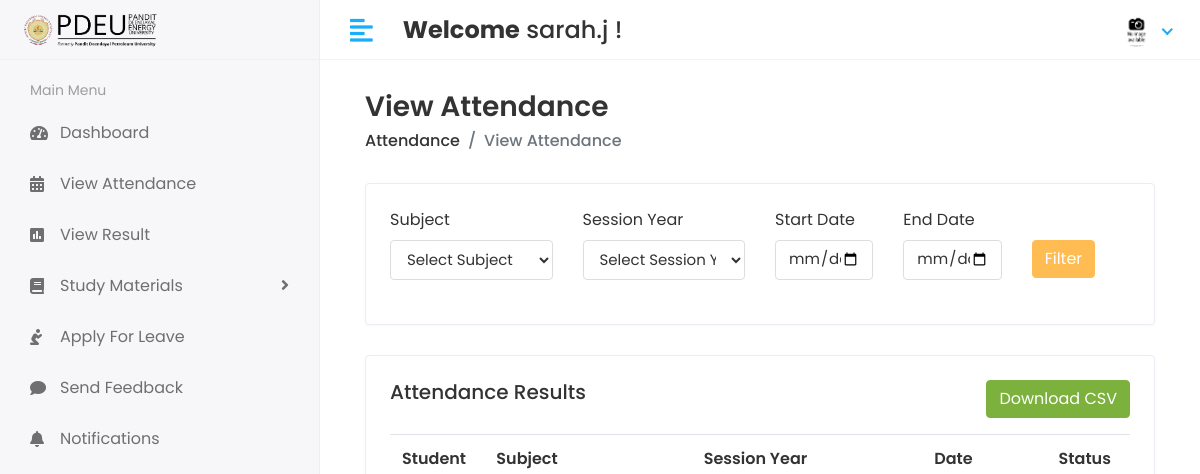
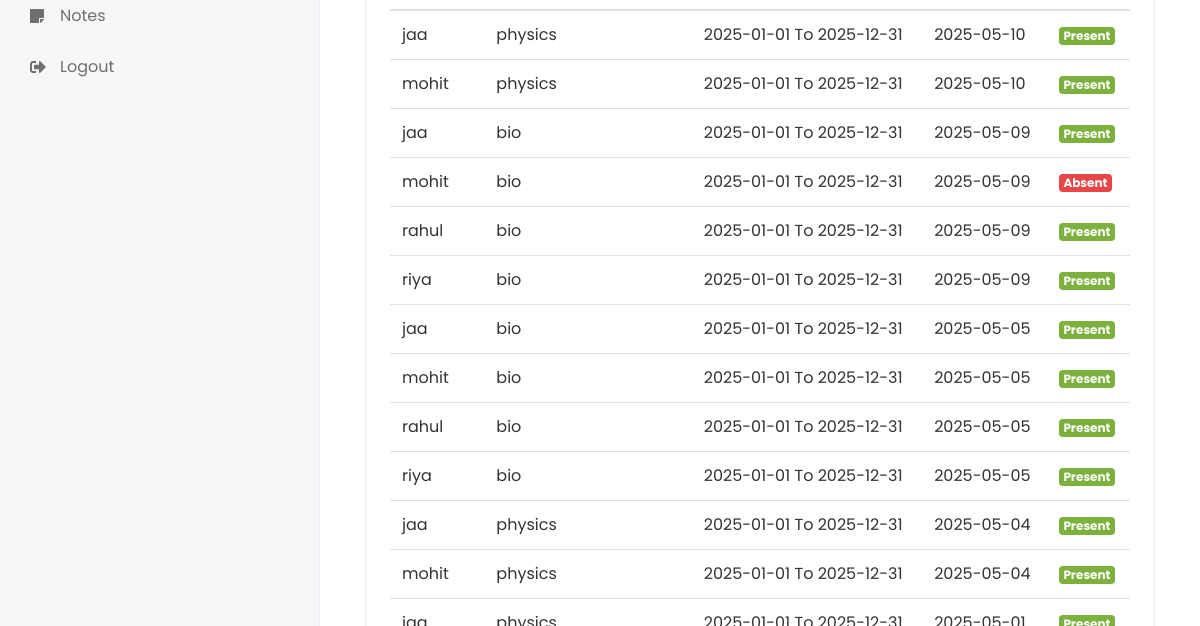
/Hod/View/Attendance (signed in, upper part), run on an earlier commit of the app's database (2 pictures, top to bottom).
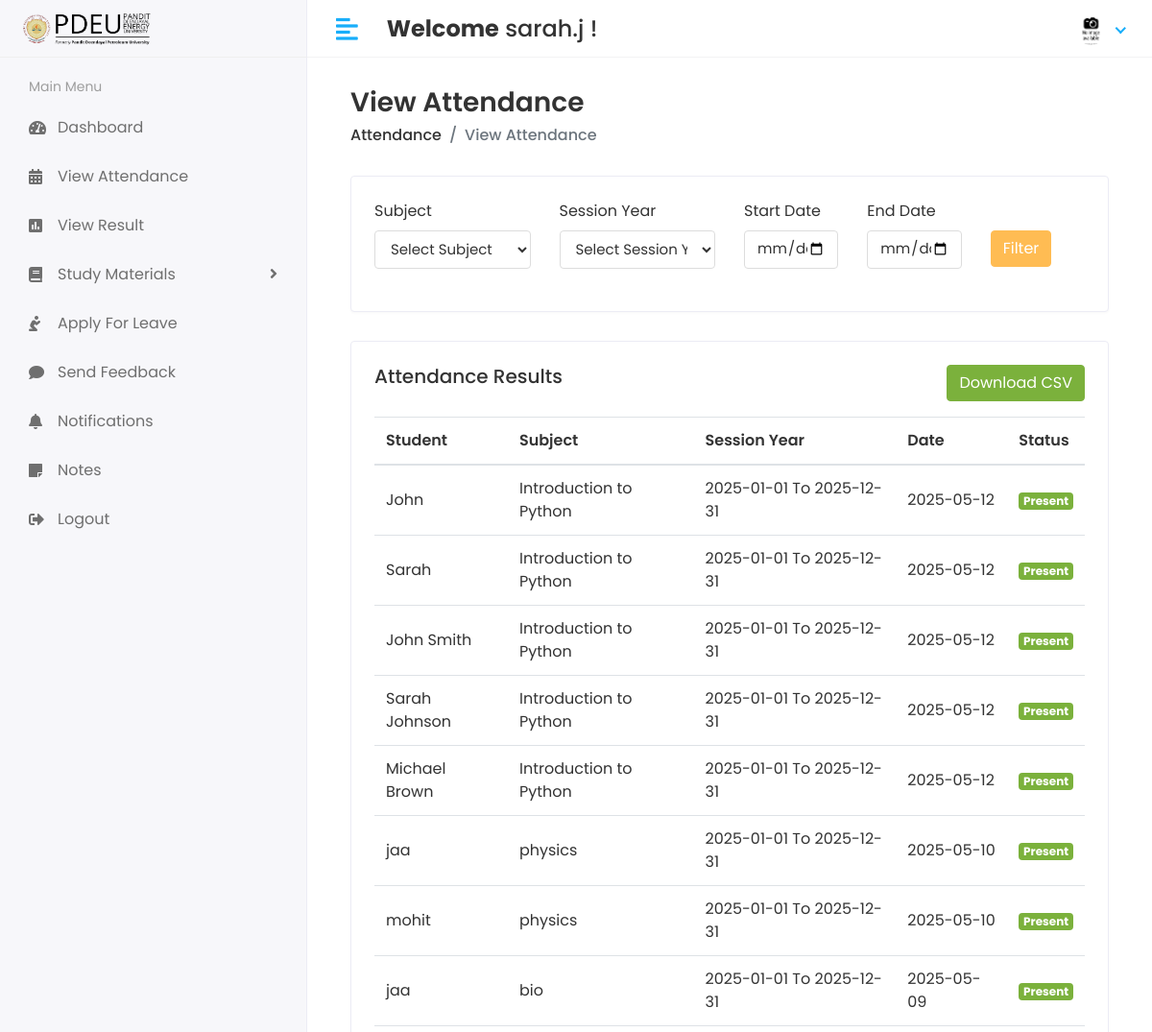
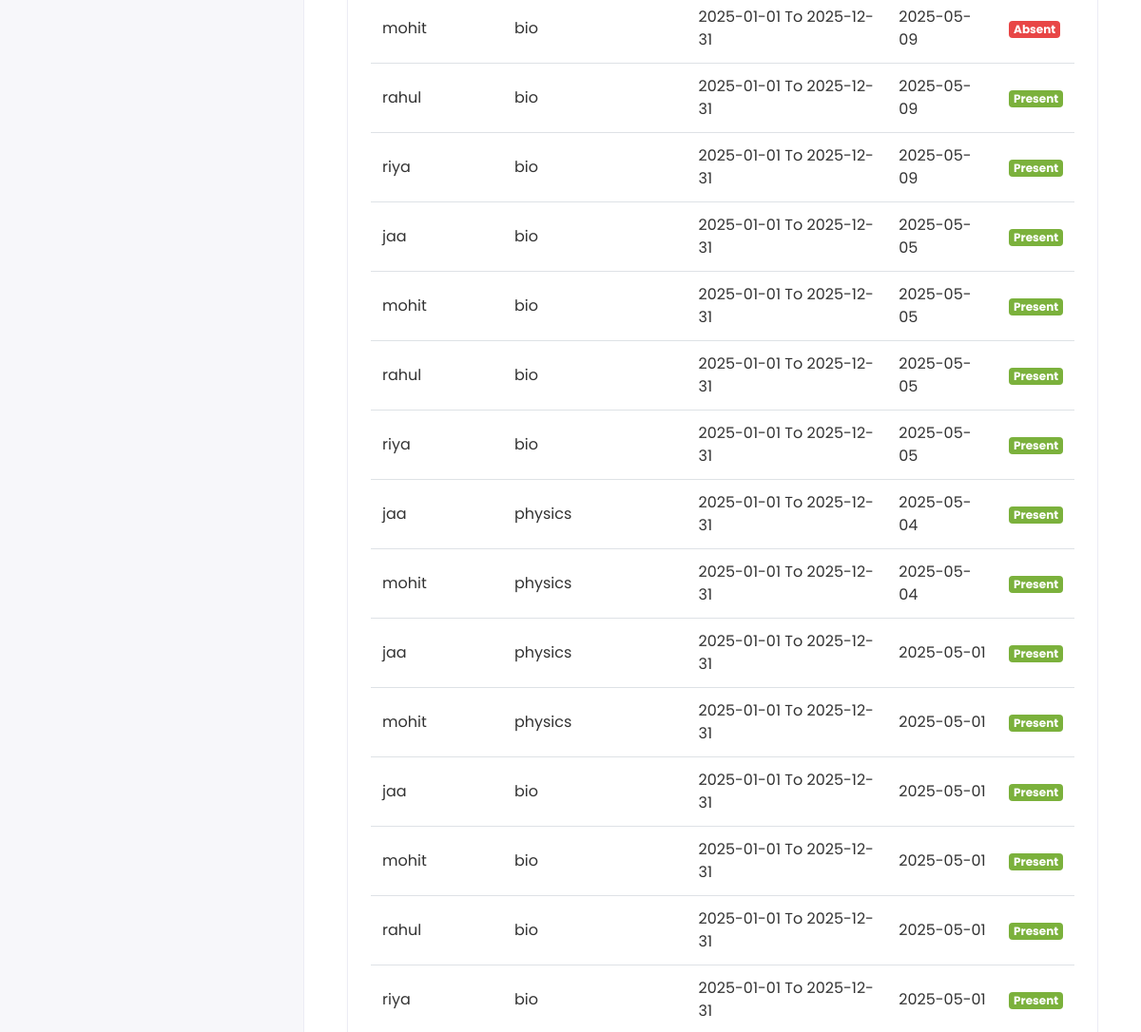
And on a later commit of the database (2 pictures, top to bottom).
### app/models.py (models this page shows, shortened)
class Attendance_Report(models.Model):
    student_id = models.ForeignKey(Student, on_delete=models.CASCADE)
    attendance_id = models.ForeignKey(Attendance, on_delete=models.CASCADE)
    status = models.IntegerField(default=0)  # 0 for absent, 1 for present
    created_at = models.DateTimeField(auto_now_add=True)
    updated_at = models.DateTimeField(auto_now=True)

class Student(models.Model):
    SEMESTER_CHOICES = (
        (1, '1st Semester'),
        (2, '2nd Semester'),
        (3, '3rd Semester'),
        (4, '4th Semester'),
        (5, '5th Semester'),
        (6, '6th Semester'),
        (7, '7th Semester'),
        (8, '8th Semester'),
    )
    admin = models.OneToOneField(CustomUser, on_delete=models.CASCADE)
    address = models.TextField()
    gender = models.CharField(max_length=100)
    course_id = models.ForeignKey(Course, on_delete=models.CASCADE)
    session_year_id = models.ForeignKey(Session_Year, on_delete=models.CASCADE)
    enrollment_no = models.CharField(max_length=50, unique=True, null=True)
    semester = models.IntegerField(choices=SEMESTER_CHOICES, null=True, blank=True)
    created_at = models.DateTimeField(auto_now_add=True)
    updated_at = models.DateTimeField(auto_now=True)

class CustomUser(AbstractUser):
    USER = (
        (1, 'HOD'),
        (2, 'STAFF'),
        (3, 'STUDENT'),
        (4, 'PARENT'),  # Added Parent user type
    )
    user_type = models.CharField(choices=USER, max_length=50, default=1)
    profile_pic = models.ImageField(upload_to='media/profile_pic')

class Attendance(models.Model):
    subject_id = models.ForeignKey(Subject, on_delete=models.CASCADE)
    attendance_data = models.DateField()
    session_year_id = models.ForeignKey(Session_Year, on_delete=models.CASCADE)
    created_at = models.DateTimeField(auto_now_add=True)
    updated_at = models.DateTimeField(auto_now=True)

class Subject(models.Model):
    CREDIT_CHOICES = (
        (1, '1 Credit'),
        (2, '2 Credits'),
        (3, '3 Credits'),
        (4, '4 Credits'),
    )
    name = models.CharField(max_length=100)
    subject_code = models.CharField(max_length=10, unique=True, null=True, blank=True)
    course = models.ForeignKey(Course, on_delete=models.CASCADE)
    credit = models.IntegerField(choices=CREDIT_CHOICES, null=True, blank=True)
    created_at = models.DateTimeField(auto_now_add=True, null=True)
    updated_at = models.DateTimeField(auto_now=True)

class Session_Year(models.Model):
    session_start = models.CharField(max_length=100)
    session_end = models.CharField(max_length=100)

### student_management_system/Hod_Views.py (the view, shortened to what this page needs)
# urls.py: path('Hod/View/Attendance', Hod_Views.VIEW_ATTENDANCE, name='view_attendance'),
@login_required(login_url='/')
def VIEW_ATTENDANCE(request):
    subjects = Subject.objects.all()
    session_years = Session_Year.objects.all()
    action = request.GET.get('action')
    get_subject = None
    get_session_year = None
    start_date = None
    end_date = None
    attendance_reports = Attendance_Report.objects.all().order_by('-attendance_id__attendance_data')
    context = {
        'subjects': subjects,
        'session_years': session_years,
        'action': action,
        'get_subject': get_subject,
        'get_session_year': get_session_year,
        'start_date': start_date,
        'end_date': end_date,
        'attendance_reports': attendance_reports,
    }
    return render(request, 'Hod/view_attendance.html', context)

### templates/Hod/view_attendance.html (shortened to what the changed rows need)
{% extends 'base.html' %}
{% block content %}
<div class="content container-fluid">
    <div class="row">
        <div class="col-sm-12">
            <div class="card">
                <div class="card-body">
                    <div class="table-responsive">
                        <table id="table_id" class="table table-hover table-center mb-0">
                            <thead>
                                <tr>
                                    <th>Student</th>
                                    <th>Subject</th>
                                    <th>Session Year</th>
                                    <th>Date</th>
                                    <th>Status</th>
                                </tr>
                            </thead>
                            <tbody>
                                {% for i in attendance_reports %}
                                <tr>
                                    <td>{{ i.student_id.admin.first_name }}</td>
                                    <td>{{ i.attendance_id.subject_id.name }}</td>
                                    <td>{{ i.attendance_id.session_year_id.session_start }} To {{ i.attendance_id.session_year_id.session_end }}</td>
                                    <td>{{ i.attendance_id.attendance_data|date:"Y-m-d" }}</td>
                                    <td>
                                        {% if i.status == True %}
                                        <span class="badge badge-success">Present</span>
                                        {% else %}
                                        <span class="badge badge-danger">Absent</span>
                                        {% endif %}
                                    </td>
                                </tr>
                                {% empty %}
                                <tr>
                                    <td colspan="5">No attendance records found.</td>
                                </tr>
                                {% endfor %}
                            </tbody>
                        </table>
                    </div>
                </div>
            </div>
        </div>
    </div>
</div>
{% endblock %}

What changed in the data, as far as the page shows it:
added Attendance_Report: student_id.admin.first_name "John", attendance_id.subject_id.name "Introduction to Python", attendance_id.session_year_id.session_start "2025-01-01", attendance_id.session_year_id.session_end "2025-12-31", attendance_id.attendance_data "2025-05-12", status "Present"
added Attendance_Report: student_id.admin.first_name "Sarah", attendance_id.subject_id.name "Introduction to Python", attendance_id.session_year_id.session_start "2025-01-01", attendance_id.session_year_id.session_end "2025-12-31", attendance_id.attendance_data "2025-05-12", status "Present"
added Attendance_Report: student_id.admin.first_name "John Smith", attendance_id.subject_id.name "Introduction to Python", attendance_id.session_year_id.session_start "2025-01-01", attendance_id.session_year_id.session_end "2025-12-31", attendance_id.attendance_data "2025-05-12", status "Present"
added Attendance_Report: student_id.admin.first_name "Sarah Johnson", attendance_id.subject_id.name "Introduction to Python", attendance_id.session_year_id.session_start "2025-01-01", attendance_id.session_year_id.session_end "2025-12-31", attendance_id.attendance_data "2025-05-12", status "Present"
added Attendance_Report: student_id.admin.first_name "Michael Brown", attendance_id.subject_id.name "Introduction to Python", attendance_id.session_year_id.session_start "2025-01-01", attendance_id.session_year_id.session_end "2025-12-31", attendance_id.attendance_data "2025-05-12", status "Present"
now on this page (row unchanged): Attendance_Report: student_id.admin.first_name "jaa", attendance_id.subject_id.name "physics", attendance_id.session_year_id.session_start "2025-01-01", attendance_id.session_year_id.session_end "2025-12-31", attendance_id.attendance_data "2025-05-01", status "Present"
now on this page (row unchanged): Attendance_Report: student_id.admin.first_name "mohit", attendance_id.subject_id.name "physics", attendance_id.session_year_id.session_start "2025-01-01", attendance_id.session_year_id.session_end "2025-12-31", attendance_id.attendance_data "2025-05-01", status "Present"
now on this page (row unchanged): Attendance_Report: student_id.admin.first_name "jaa", attendance_id.subject_id.name "bio", attendance_id.session_year_id.session_start "2025-01-01", attendance_id.session_year_id.session_end "2025-12-31", attendance_id.attendance_data "2025-05-01", status "Present"
now on this page (row unchanged): Attendance_Report: student_id.admin.first_name "mohit", attendance_id.subject_id.name "bio", attendance_id.session_year_id.session_start "2025-01-01", attendance_id.session_year_id.session_end "2025-12-31", attendance_id.attendance_data "2025-05-01", status "Present"
now on this page (row unchanged): Attendance_Report: student_id.admin.first_name "rahul", attendance_id.subject_id.name "bio", attendance_id.session_year_id.session_start "2025-01-01", attendance_id.session_year_id.session_end "2025-12-31", attendance_id.attendance_data "2025-05-01", status "Present"
now on this page (row unchanged): Attendance_Report: student_id.admin.first_name "riya", attendance_id.subject_id.name "bio", attendance_id.session_year_id.session_start "2025-01-01", attendance_id.session_year_id.session_end "2025-12-31", attendance_id.attendance_data "2025-05-01", status "Present"
